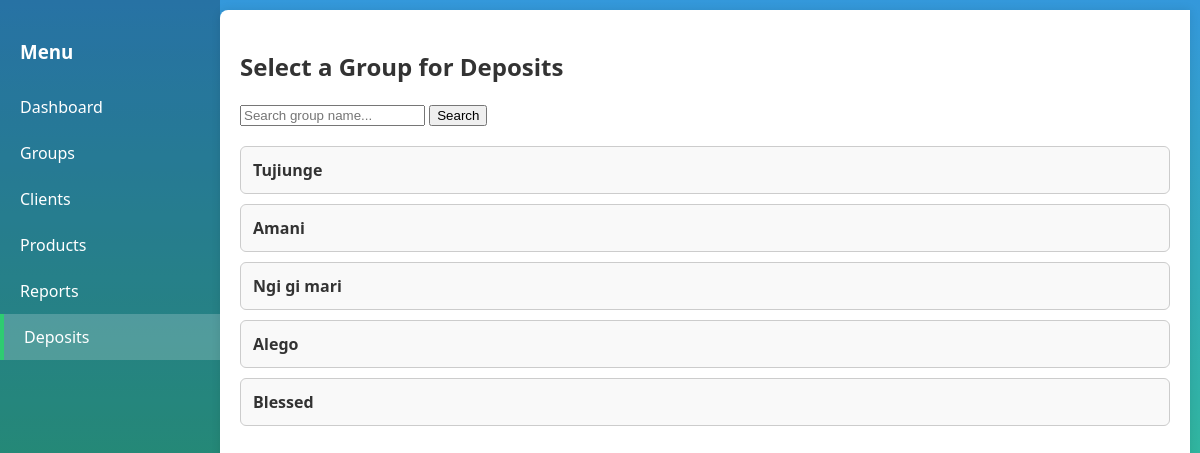
Page /deposit/index.php (signed in) on the committed database.
### tables this page shows
CREATE TABLE `groups` (
  `id` int(11) NOT NULL,
  `name` varchar(100) NOT NULL,
  `location` varchar(100) DEFAULT NULL,
  `formation_date` date DEFAULT NULL,
  `type` enum('farming','trading','artisan','women','youth') NOT NULL,
  `created_at` timestamp NOT NULL DEFAULT current_timestamp(),
  `officer_id` int(11) DEFAULT NULL,
  `branch_id` int(11) DEFAULT NULL
);

### deposit/index.php (the view, shortened to what this page needs)
<?php
require_once '../db.php';
$search = $_GET['search'] ?? '';
$officerId = $_SESSION['officer_id'];
$stmt = $conn->prepare("SELECT id, name  AS group_name FROM groups WHERE officer_id = :officer_id");
$stmt->execute(['officer_id' => $officerId]);
$groups = $stmt->fetchAll(PDO::FETCH_ASSOC);
?>
<!DOCTYPE html>
<html>
<head>
    <link rel="stylesheet" href="../styles.css">
</head>
<body>
<div class="container">
    <div class="sidebar">
        <h3>Menu</h3>
        <ul class="menu-items">
            <li><a href="../index.php">Dashboard</a></li>
            <li><a href="../groups/index.php">Groups</a></li>
            <li><a href="../clients/index.php">Clients</a></li>
            <li><a href="../products/index.php">Products</a></li>
            <li><a href="../reports/index.php">Reports</a></li>
            <li><a href="index.php" class="active">Deposits</a></li>
        </ul>
    </div>
    <main class="content">
        <h2>Select a Group for Deposits</h2>
        <form method="GET" style="margin-bottom: 20px;">
            <input type="text" name="search" placeholder="Search group name..." value="<?= htmlspecialchars($search) ?>" />
            <button type="submit">Search</button>
        </form>
        <?php if (count($groups) > 0): ?>
            <?php foreach ($groups as $group): ?>
                <div class="group-box" onclick="window.location.href='make_deposit.php?group_id=<?= $group['id'] ?>'">
                <strong><?= isset($group['group_name']) ? htmlspecialchars($group['group_name']) : 'Unnamed Group' ?></strong>
                </div>
            <?php endforeach; ?>
        <?php else: ?>
            <p>No groups found.</p>
        <?php endif; ?>
    </main>
</div>
</body>
</html>

### styles.css (style rules this page uses)
body { margin: 0; font-family: 'Segoe UI', Tahoma, Geneva, Verdana, sans-serif; background: linear-gradient(to bottom, #3498db, #2ecc71); min-height: 100vh; color: #333; }
.container { display: grid; grid-template-areas: "header header" "sidebar content" "footer footer"; grid-template-columns: 220px 1fr; grid-template-rows: auto 1fr auto; height: 100vh; }
.sidebar { grid-area: sidebar; background: rgba(0, 0, 0, 0.25); padding: 20px 0; }
.sidebar h3 { color: white; padding: 0 20px; margin-bottom: 20px; }
.menu-items { list-style: none; padding: 0; margin: 0; }
.menu-items li a { display: block; color: white; padding: 12px 20px; text-decoration: none; transition: all 0.3s; }
.menu-items li a.active { background: rgba(255, 255, 255, 0.2); border-left: 4px solid #2ecc71; }
.content { grid-area: content; padding: 20px; background: white; border-radius: 8px 0 0 0; margin: 10px 10px 0 0; box-shadow: 0 0 10px rgba(0,0,0,0.1); overflow-y: auto; }
.sidebar { transition: transform 0.3s ease; }

### deposit/index.php (style rules this page uses)
.group-box { padding: 12px; border: 1px solid #ccc; border-radius: 6px; margin-bottom: 10px; background: #f9f9f9; cursor: pointer; }

### rows in the picture
groups: name "Tujiunge"
groups: name "Amani"
groups: name "Ngi gi mari"
groups: name "Alego"
groups: name "Blessed"
